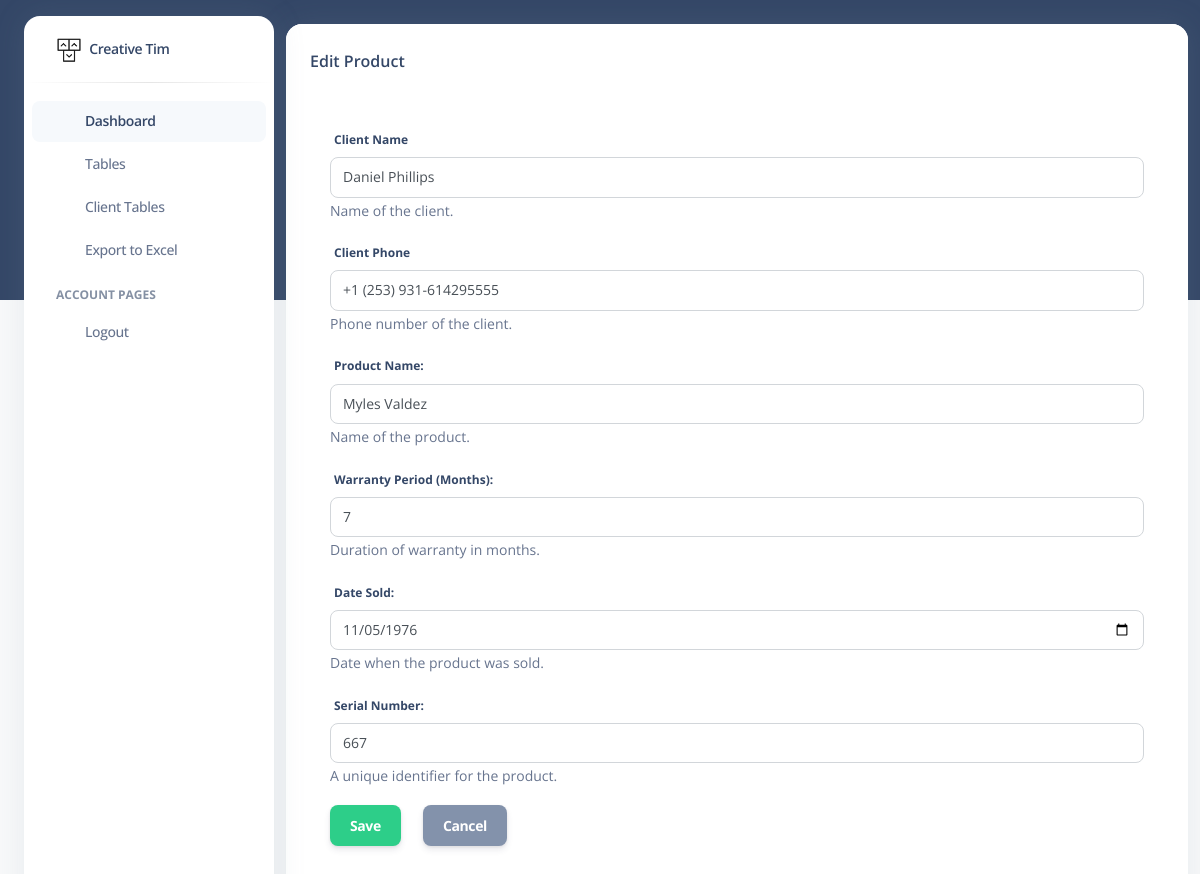
/product/11/update/ (signed in), run on an earlier commit of the app's database.
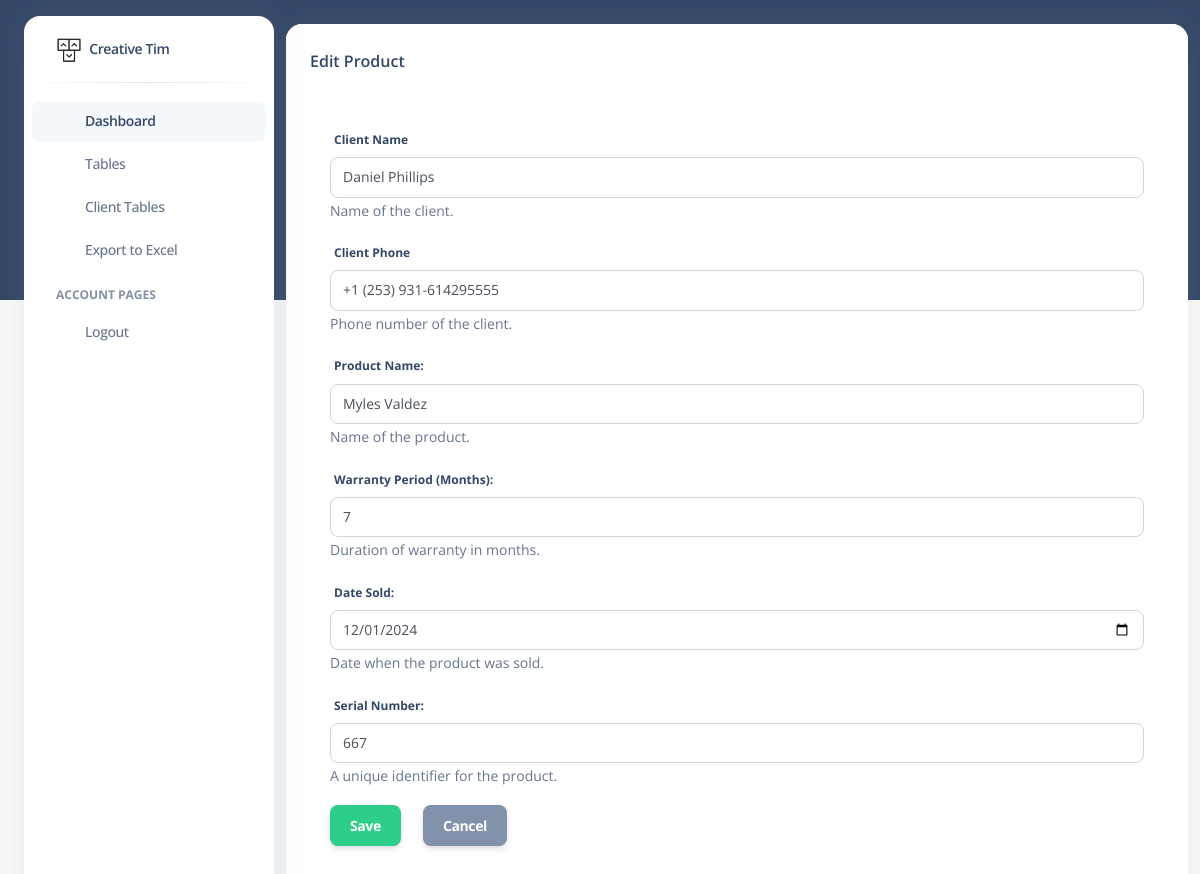
And on a later commit of the database.
### product/models.py (models this page shows, shortened)
class Product(models.Model):
    name = models.CharField(max_length=100, verbose_name="Product Name")
    is_warranty_active = models.BooleanField(
        default=True,
        verbose_name="Is Warranty Active",
        help_text="Indicates if the product warranty is still valid."
    )
    warranty_period = models.PositiveIntegerField(
        verbose_name="Warranty Period (Months)",
        help_text="Warranty duration in months (must be positive)."
    )
    sold_date = models.DateField(
        default=date.today,
        verbose_name="Date Sold",
        help_text="Date when the product was sold."
    )
    serial_number = models.CharField(
        max_length=50,  # Optimal uzunlik tanlangan
        unique=True,
        verbose_name="Serial Number",
        help_text="Unique identifier for the product."
    )
    client = models.ForeignKey(
        Client,
        on_delete=models.SET_NULL,
        null=True,
        blank=True,
        related_name='products'
    )
    created_at = models.DateTimeField(auto_now_add=True, verbose_name="Created At")
    updated_at = models.DateTimeField(auto_now=True, verbose_name="Last Updated")
    class Meta:
        verbose_name = "Product"
        verbose_name_plural = "Products"
        ordering = ['-created_at']

### product/views.py (the view)
# urls.py: path('<int:pk>/update/', views.product_update, name='product_update'),  # Update an existing product
def product_update(request, pk):
    product = get_object_or_404(Product, pk=pk)
    if request.method == 'POST':
        form = ProductForm(request.POST, instance=product)
        if form.is_valid():
            try:
                client_name = request.POST.get('client_name')
                client_phone = request.POST.get('client_phone')
                client, created = Client.objects.get_or_create(
                    phone=client_phone,
                    defaults={'name': client_name}
                )
                if not created:
                    client.name = client_name
                    client.save()
                updated_product = form.save(commit=False)
                updated_product.client = client
                updated_product.save()
                messages.success(request, 'Product updated successfully.')
                return redirect(reverse('product_list'))
            except IntegrityError:
                messages.error(request, 'An error occurred. The phone number might be associated with another client.')
    else:
        form = ProductForm(instance=product)
    context = {
        'form': form,
        'title': 'Edit Product',
        'client_name': product.client.name if product.client else '',
        'client_phone': product.client.phone if product.client else '',
    }
    return render(request, 'pages/product_form.html', context)

### product/forms.py
class ProductForm(forms.ModelForm):
    class Meta:
        model = Product
        fields = [
            'name',
            'warranty_period',
            'sold_date',
            'serial_number',
        ]
        widgets = {
            'name': forms.TextInput(attrs={'class': 'form-control', 'placeholder': 'Enter product name'}),
            'warranty_period': forms.NumberInput(
                attrs={'class': 'form-control', 'placeholder': 'Enter warranty period in months'}),
            'sold_date': forms.DateInput(attrs={'class': 'form-control', 'type': 'date'}),
            'serial_number': forms.TextInput(attrs={'class': 'form-control', 'placeholder': 'Enter serial number'}),
        }
        labels = {
            'name': 'Product Name',
            'warranty_period': 'Warranty Period (Months)',
            'sold_date': 'Date Sold',
            'serial_number': 'Serial Number',
        }
        help_texts = {
            'name': 'Name of the product.',
            'warranty_period': 'Duration of warranty in months.',
            'sold_date': 'Date when the product was sold.',
            'serial_number': 'A unique identifier for the product.',
        }

### templates/pages/product_form.html (shortened to what this page needs)
{% extends 'pages/base.html' %}
{% block content %}
<div class="container-fluid py-4">
    <div class="row">
        <div class="col-12">
            <div class="card mb-4">
                <div class="card-header pb-0">
                    <h6>{{ title }}</h6>
                </div>
                <div class="card-body px-0 pt-0 pb-2">
                    <div class="table-responsive p-0">
                        <form method="post" class="p-4" style="padding: 20px; margin: 20px;">
                            <div class="form-group mb-3">
                                <label for="client_name">Client Name</label>
                                <input type="text" name="client_name" id="client_name" class="form-control"
                                       value="{{ client_name }}" placeholder="Enter client name" required>
                                <small class="form-text text-muted">Name of the client.</small>
                            </div>
                            <div class="form-group mb-3">
                                <label for="client_phone">Client Phone</label>
                                <input type="text" name="client_phone" id="client_phone" class="form-control"
                                       value="{{ client_phone }}" placeholder="Enter client phone" required>
                                <small class="form-text text-muted">Phone number of the client.</small>
                            </div>
                            {% for field in form %}
                            <div class="form-group mb-3">
                                {{ field.label_tag }}
                                {{ field }}
                                {% if field.help_text %}
                                <small class="form-text text-muted">{{ field.help_text }}</small>
                                {% endif %}
                            </div>
                            {% endfor %}
                            <button type="submit" class="btn btn-success me-2">Save</button>
                            <a href="{% url 'product_list' %}" class="btn btn-secondary" style="margin-left: 10px;">Cancel</a>
                        </form>
                    </div>
                </div>
            </div>
        </div>
    </div>
</div>
{% endblock %}

What changed in the data, as far as the page shows it:
changed Product "Myles Valdez": sold_date "11/05/1976" → "12/01/2024"
